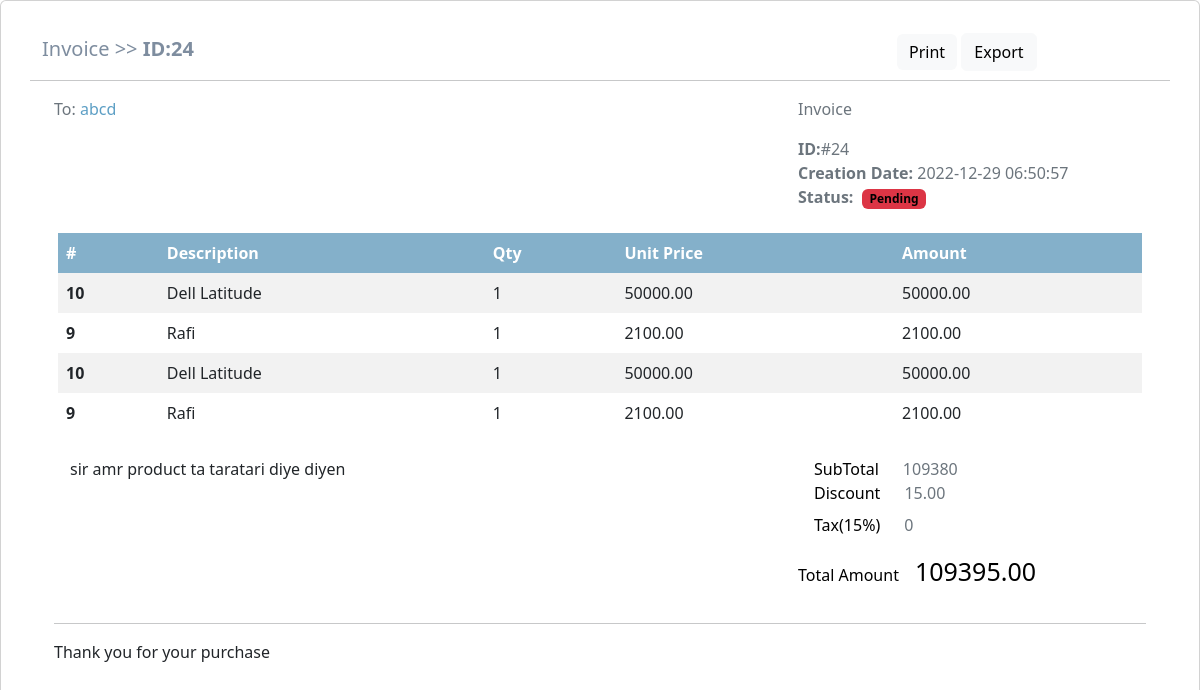
The app's page /admin-dashboard/orderdetails.php?id=24, older data.
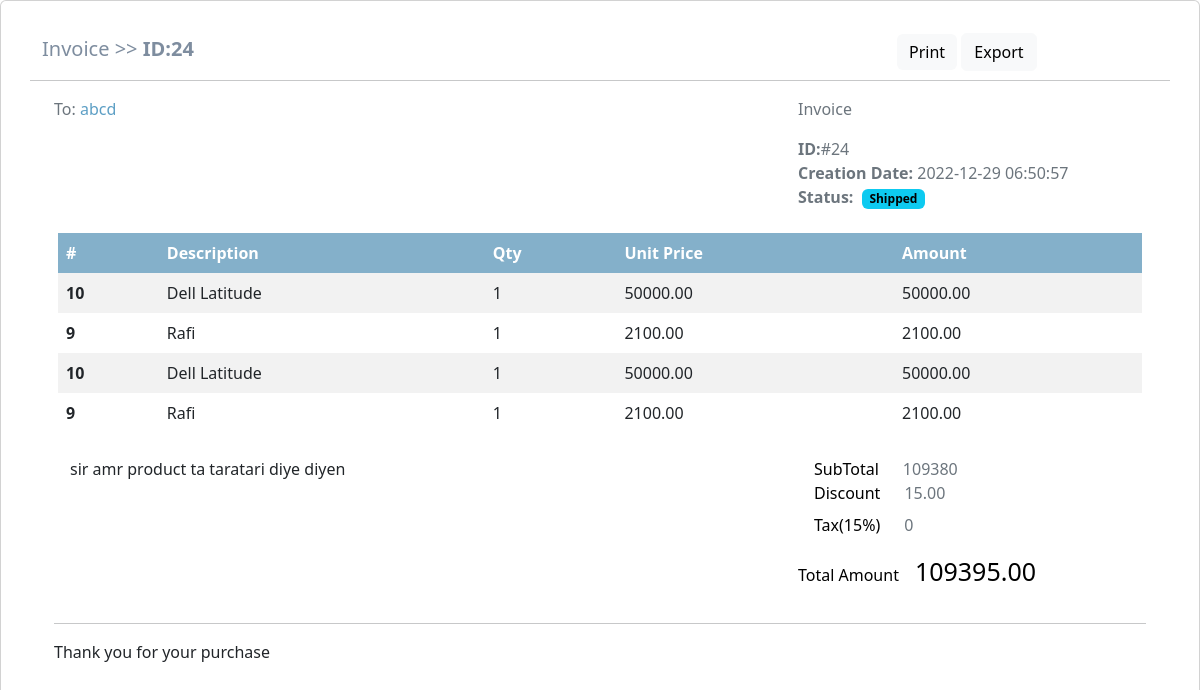
The same page, newer data.
### admin-dashboard/orderdetails.php (the view, shortened to what this page needs)
<?php
if(isset($_GET['id'])){
    require "../inc/connection.php";
    $invid = $_GET['id'];
    $o = "select orders.*,users.username as uname from orders,users where orders.user_id=users.id and orders.id='".$invid."' limit 1";
    $order = $conn->query($o);
    $od = "select orderdetails.*,products.name as pname from orderdetails , products where orderdetails.product_id=products.id and  orderdetails.order_id='".$invid."'";
    $orderdetails = $conn->query($od);
    $orderrow = $order->fetch_assoc();
}
else{
    exit;
}
?>
<!DOCTYPE html>
<html lang="en">
<head>
  <link rel="stylesheet" href="../assets/css/bootstrap.min.css">
</head>
<body onload="window.print()">
<div class="card">
  <div class="card-body">
    <div class="container mb-5 mt-3">
      <div class="row d-flex align-items-baseline">
        <div class="col-xl-9">
          <p style="color: #7e8d9f;font-size: 20px;">Invoice >> <strong>ID:<?= $invid;?> </strong></p>
        </div>
        <div class="col-xl-3 float-end">
          <a onclick="window.print()" class="btn btn-light text-capitalize border-0" data-mdb-ripple-color="dark">
            <i class="fas fa-print text-primary"></i> Print</a>
          <a class="btn btn-light text-capitalize" data-mdb-ripple-color="dark"> Export</a>
        </div>
        <hr>
      </div>
      <div class="container">
        <div class="row">
          <div class="col-xl-8">
            <ul class="list-unstyled">
              <li class="text-muted">To: <span style="color:#5d9fc5 ;"><?= $orderrow['uname'] ?></span></li>
            </ul>
          </div>
          <div class="col-xl-4">
            <p class="text-muted">Invoice</p>
            <ul class="list-unstyled">
              <li class="text-muted"><i class="fas fa-circle" style="color:#84B0CA ;"></i> <span
                  class="fw-bold">ID:</span>#<?= $invid ?></li>
              <li class="text-muted"><i class="fas fa-circle" style="color:#84B0CA ;"></i> <span
                  class="fw-bold">Creation Date: </span><?=  $orderrow['created_at'] ?></li>
              <li class="text-muted"><i class="fas fa-circle" style="color:#84B0CA ;"></i> <span
                  class="me-1 fw-bold">Status:</span>
                  <?php if($orderrow['status'] == "pe"){ ?>
                  <span class="badge bg-danger text-black fw-bold">
                    Pending
                  </span></li>
                  <?php } ?>
                  <?php if($orderrow['status'] == "sh"){ ?>
                  <span class="badge bg-info text-black fw-bold">
                    Shipped
                  </span></li>
                  <?php } ?>
            </ul>
          </div>
        </div>
        <div class="row my-2 mx-1 justify-content-center">
          <table class="table table-striped table-borderless">
            <thead style="background-color:#84B0CA ;" class="text-white">
              <tr>
                <th scope="col">#</th>
                <th scope="col">Description</th>
                <th scope="col">Qty</th>
                <th scope="col">Unit Price</th>
                <th scope="col">Amount</th>
              </tr>
            </thead>
            <tbody>
              <?php
 while($row = $orderdetails->fetch_assoc()){
              ?>
              <tr>
                <th scope="row"><?= $row['product_id'] ?></th>
                <td><?= $row['pname'] ?></td>
                <td>1</td>
                <td><?= $row['price'] ?></td>
                <td><?= $row['price'] ?></td>
              </tr>
              <?php } ?>
            </tbody>
          </table>
        </div>
        <div class="row">
          <div class="col-xl-8">
            <p class="ms-3"><?= $orderrow['comment'];?></p>
          </div>
          <div class="col-xl-3">
            <ul class="list-unstyled">
              <li class="text-muted ms-3"><span class="text-black me-4">SubTotal</span><?= $orderrow['total'] - $orderrow['discount'];?></li>
              <li class="text-muted ms-3"><span class="text-black me-4">Discount</span><?= $orderrow['discount'];?></li>
              <li class="text-muted ms-3 mt-2"><span class="text-black me-4">Tax(15%)</span>0</li>
            </ul>
            <p class="text-black float-start"><span class="text-black me-3"> Total Amount</span><span style="font-size: 25px;"><?= $orderrow['total'] ;?></span></p>
          </div>
        </div>
        <hr>
        <div class="row">
          <div class="col-xl-12">
            <p>Thank you for your purchase</p>
          </div>
        </div>
      </div>
    </div>
  </div>
</div>
</body>
</html>

Row changes from the older to the newer data that the page shows:
changed orders "sir amr product ta taratari diye diyen": status "pe" → "sh" (drawn)
Text that changed along with them:
text no longer shown: "Pending"
text now shown: "Shipped"
